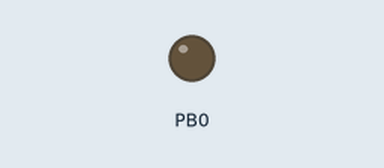
Simulated run of this sketch. Board: ATtiny85, built with avr-gcc and run on an emulated ATtiny85. On the bench: output pins drawn as LEDs (lit = HIGH).

Above: at 0.15 s.
Timing chart, 0 to 1.6 s (numbered marks = the images above):
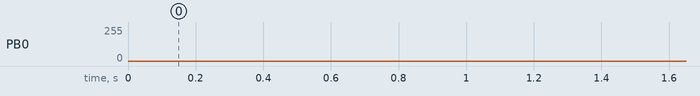

The sketch:

_30_arduSerie_ATTiny85_one_PWM_output.ino
```cpp
// (licence header left out)
   /*
     ATtiny85 outputs
  */
const int Red = 1;

void setup() {

  /*
    DDRB — Port B Data Direction Register
    Port B Data Direction Register (controls the mode of all pins within port B)
    DDRB is 8 bits: [unused:unused:DDB5:DDB4:DDB3:DDB2:DDB1:DDB0]
    1<<DDB4: sets bit DDB4 (data-direction, port B, 4th pin), which puts pin 3 on ATtiny85 in output mode;
  */
  DDRB  |= (1 << DDB0);

  /*
    Control Register A for Timer/Counter-0 (Timer/Counter-0 is configured using two registers: A and B)
    TCCR0A is 8 bits: [COM0A1:COM0A0:COM0B1:COM0B0:unused:unused:WGM01:WGM00]
    3<<COM0A0: sets bits COM0A0 and COM0A1, which (in Fast PWM mode) sets OC0A on compare-match, and clear OC0A at BOTTOM (inverting mode)
    3<<WGM00: sets bits WGM00 and WGM01, which (when combined with WGM02 from TCCR0B below) enables Fast PWM mode
  */
  TCCR0A = 3 << COM0A0 | 3 << WGM00;

  /*
    Control Register B for Timer/Counter-0 (Timer/Counter-0 is configured using two registers: A and B)
    TCCR0B is 8 bits: [FOC0A:FOC0B:unused:unused:WGM02:CS02:CS01:CS00]
    0<<WGM02: bit WGM02 remains clear, which (when combined with WGM00 and WGM01 from TCCR0A above) enables Fast PWM mode
    3<<CS00: sets bits CS00 and CS01 (leaving CS02 clear), which tells Timer/Counter-0 to use a prescalar 64
  */
  TCCR0B = 0 << WGM02 | 3 << CS00;

  /*
    TCCR1 is 8 bits: [CTC1:PWM1A:COM1A1:COM1A0:CS13:CS12:CS11:CS10]
    0<<PWM1A: bit PWM1A remains clear, which prevents Timer/Counter-1 from using pin OC1A (which is shared with OC0B) pin 6
    3<<COM1A0: sets bits COM1A0, COM1A1 compare match with compare register A in Timer/Counter1 - OC1A
    7<<CS10: sets bit CS10, CS11 and CS12 which tells Timer/Counter-1  to use a prescalar of 64
  */
  TCCR1 = 0 << PWM1A | 3 << COM1A0 | 7 << CS10;

  /*
    Update compare registers with red, green and blue values
    Mixing colors two by two in a well-paced fashion
    And finally a very brief pause so we can see all dacing collors
  */

  /*
    Cycling one-collor LED quickly
  */
}

void loop() {
  for (int i=0; i <= 254; i++) {
    OCR0A = abs(i);
    delay(1);
  }
}
```
